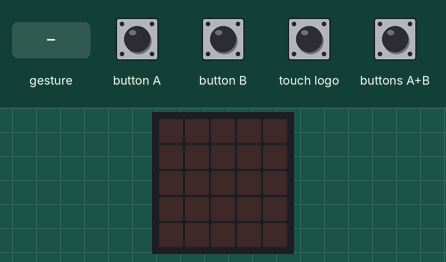
This program was run on a simulated BBC micro:bit (MakeCode). Parts: the board's 5×5 LED display. Inputs (shaded band) come from the test bench. A tilt is held for 1.5 s and a shake lasts 1 s, then the board lies face up again.

Above: at 1.2 s.
1.3 s: buttons A+B pressed for 0.15 s
At 2.5 s:
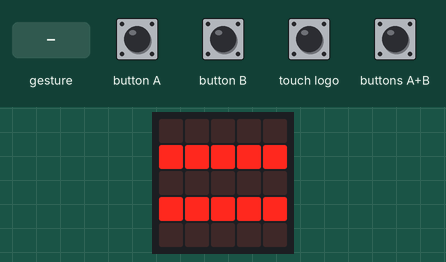
4.4 s: touch logo pressed for 0.15 s
At 4.9 s:
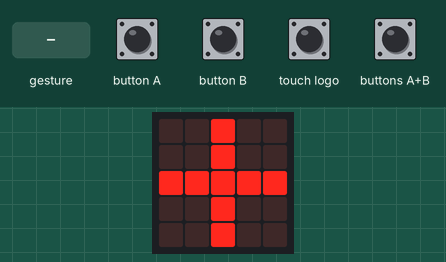
6.0 s: gesture 'shake'
At 6.8 s:
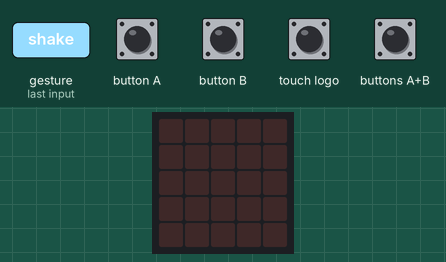
7.7 s: button A pressed for 0.15 s
At 8.6 s:
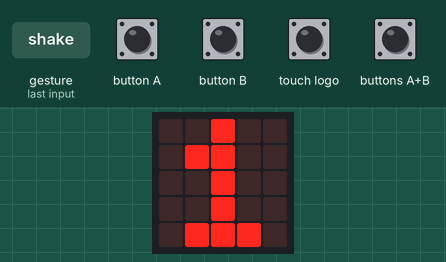
9.3 s: button A pressed for 0.15 s
At 9.8 s:
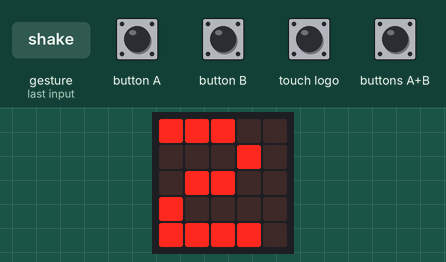
10.9 s: buttons A+B pressed for 1 s
At 12.3 s:
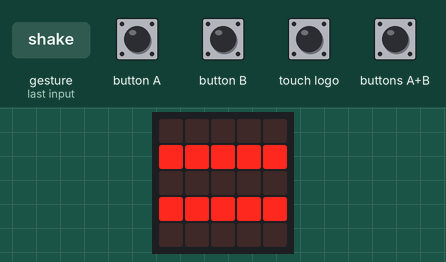
Timing chart, 0 to 13.9 s (numbered marks = the images above; inputs shaded):
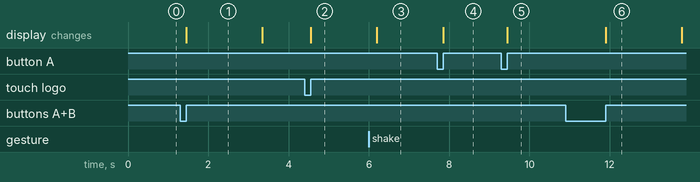

The program:

main.ts
```typescript
let Simbolo = 0
let N1 = 0
let N2 = 0
input.onLogoEvent(TouchButtonEvent.Pressed, function () {
    Simbolo += 1
    if (Simbolo == 1) {
        basic.showLeds(`
            . . # . .
            . . # . .
            # # # # #
            . . # . .
            . . # . .
            `)
    } else if (Simbolo == 3) {
        basic.showLeds(`
            # . . . #
            . # . # .
            . . # . .
            . # . # .
            # . . . #
            `)
    } else if (Simbolo == 4) {
        basic.showLeds(`
            . . . . #
            . . . # .
            . . # . .
            . # . . .
            # . . . .
            `)
    } else if (Simbolo == 5) {
        Simbolo = 0
    } else {
        basic.showLeds(`
            . . . . .
            . . . . .
            # # # # #
            . . . . .
            . . . . .
            `)
    }
})
input.onButtonPressed(Button.A, function () {
    N1 += 1
    if (N1 == 10) {
        N1 = 1
    }
    basic.showNumber(N1)
})
input.onGesture(Gesture.Shake, function () {
    basic.clearScreen()
    Simbolo = 0
    N1 = 0
    N2 = 0
})
input.onButtonPressed(Button.AB, function () {
    if (Simbolo == 1) {
        basic.showLeds(`
            . . . . .
            # # # # #
            . . . . .
            # # # # #
            . . . . .
            `)
        basic.pause(1000)
        basic.showNumber(N1 + N2)
    } else if (Simbolo == 3) {
        basic.showLeds(`
            . . . . .
            # # # # #
            . . . . .
            # # # # #
            . . . . .
            `)
        basic.pause(1000)
        basic.showNumber(N1 * N2)
    } else if (Simbolo == 4) {
        basic.showLeds(`
            . . . . .
            # # # # #
            . . . . .
            # # # # #
            . . . . .
            `)
        basic.pause(1000)
        basic.showNumber(N1 / N2)
    } else {
        basic.showLeds(`
            . . . . .
            # # # # #
            . . . . .
            # # # # #
            . . . . .
            `)
        basic.pause(1500)
        basic.showNumber(N1 - N2)
    }
})
input.onButtonPressed(Button.B, function () {
    N2 += 1
    if (N2 == 10) {
        N2 = 1
    }
    basic.showNumber(N2)
})
```

test.ts
```typescript
// aquí va el archivo "tests"; esto no se compilará cuando este paquete se utilice como una extensión.
```

Measured:
- after the input at 1.3 s, the display: changes after 0.15 s (image 1)
- after the input at 4.4 s, the display: changes after 0.15 s (image 2)
- after the input at 6.0 s, the display: changes after 0.20 s (image 3)
- after the input at 7.7 s, the display: changes after 0.15 s (image 4)
- after the input at 9.3 s, the display: changes after 0.15 s (image 5)
- after the input at 10.9 s, the display: changes after 1.0 s (image 6)
- what the display in image 1 shows lasts 1.9 s, from 1.5 s to 3.4 s
